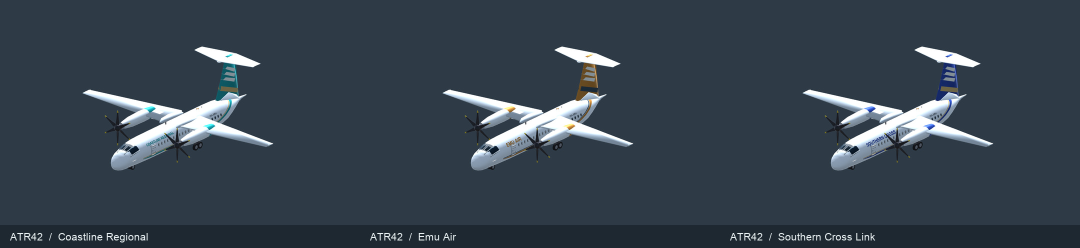
#> input picture docs/testing/aircraft-liveries-2026-09-28/ATR42.jpg, 2160 x 495 px, given in place of ATR42_side.png, which was not available (shown at 1/2 size)
$ python assemble-aircraft-identity-review.py ../docs/testing/aircraft-liveries-2026-09-28/ATR42.jpg out.png
#> lines starting #> are read from the running program, lines starting #| are printed output that depends on the picture; pictures that were not available may be replaced by others from this repository, and a replacement may not be noted
#!/usr/bin/env python3
"""Assemble four-view native aircraft renders; never synthesises a missing capture."""
import argparse
from pathlib import Path
from PIL import Image,ImageOps,ImageDraw,ImageFont
parser = argparse.ArgumentParser(description=__doc__)
parser.add_argument('input', type=Path)
parser.add_argument('output', type=Path)
args = parser.parse_args()
src, out = args.input, args.output
out.mkdir(parents=True, exist_ok=True)
font_path = next(p for p in ('/System/Library/Fonts/Supplemental/Arial Bold.ttf',
    '/usr/share/fonts/truetype/dejavu/DejaVuSans-Bold.ttf') if Path(p).exists())
font = ImageFont.truetype(font_path, 18)
ids=['ATR42','SF34','DH8D','E190','A223','A320','B738','B38M','A21N','A359','A339','B789','B78X','B412']
sheets={view:Image.new('RGB',(1200,7*400),'#EEF1EC') for view in ['side','opposite','front','overview']}
for i,cid in enumerate(ids):
 sheet=Image.new('RGB',(1200,800),'#EEF1EC')
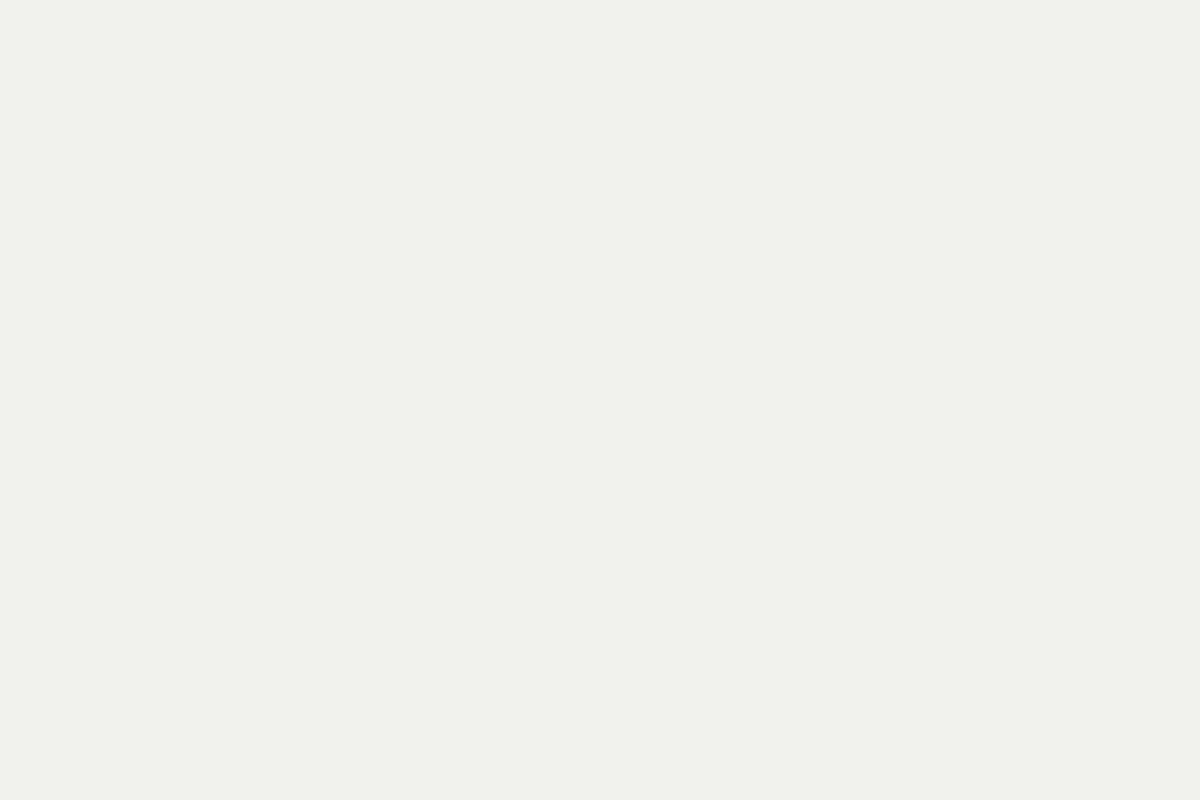
#> sheet: PIL image 1200x800 RGB; mean R, G, B 238, 241, 236
 for j,view in enumerate(['side','opposite','front','overview']):
  im=Image.open(src/f'{cid}_{view}.png');tile=ImageOps.contain(im,(600,375));x=(j%2)*600;y=(j//2)*400;sheet.paste(tile,(x,y));ImageDraw.Draw(sheet).text((x+12,y+377),cid+' · '+view,font=font,fill='#17242A')
#> further down, im is the input picture: PIL image 2160x495 RGB; mean R, G, B 54.7, 66.4, 77.9
#> after `tile = ImageOps.contain(im, (600, 375))`:
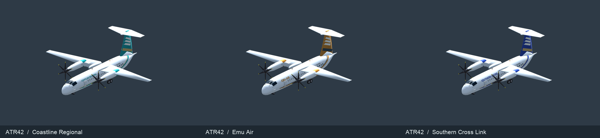
#> tile: PIL image 600x138 RGB; mean R, G, B 54.7, 66.4, 77.8
#> after `sheet.paste(tile, (x, y))`:
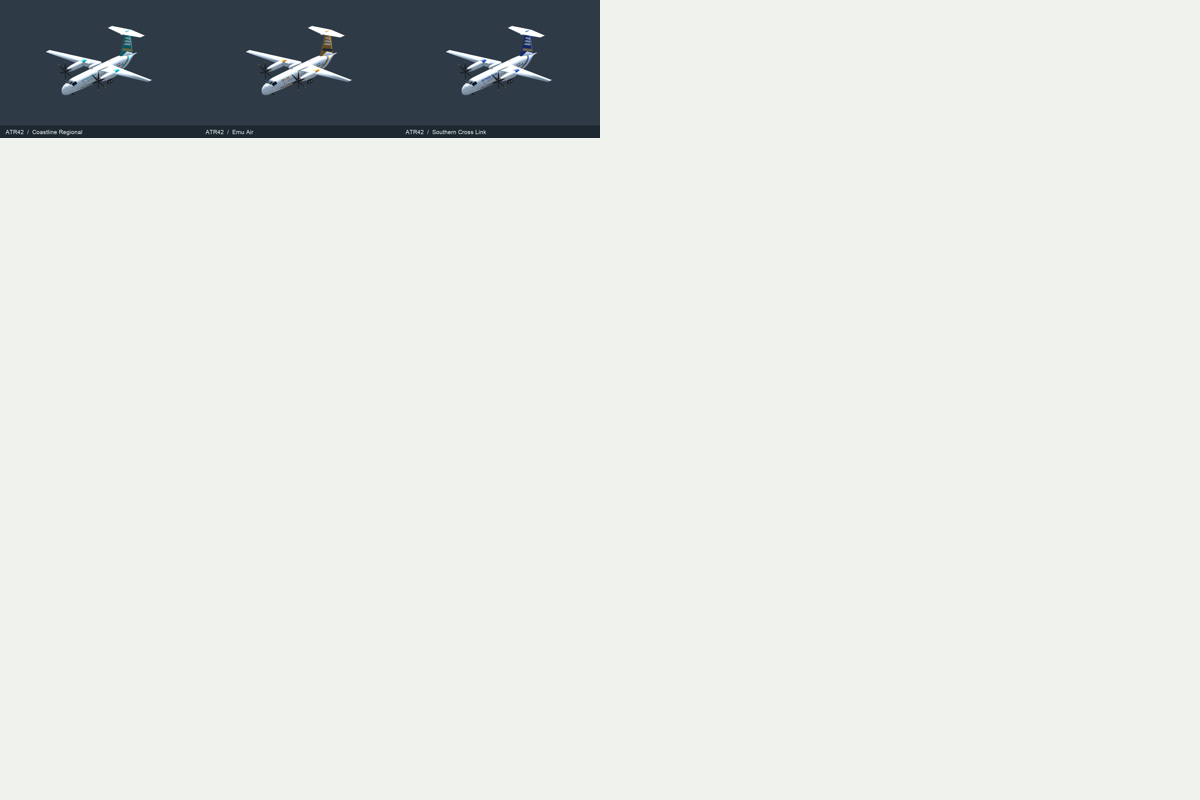
#> sheet: PIL image 1200x800 RGB; mean R, G, B 222.2, 225.9, 222.4
#> (the run stopped early here; a loop or call above may not have finished)

$ run again, on docs/testing/aircraft-liveries-2026-09-28/B738.jpg
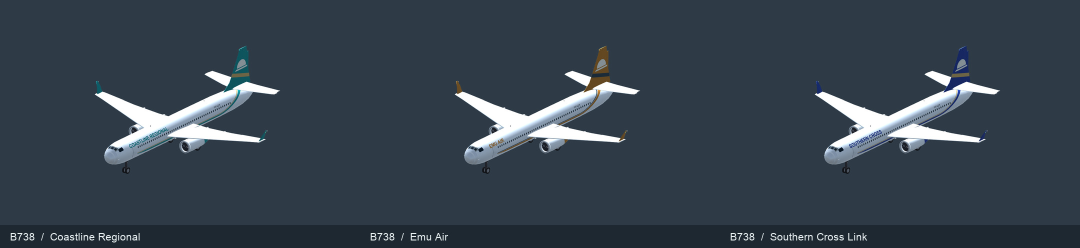
#> input picture docs/testing/aircraft-liveries-2026-09-28/B738.jpg, 2160 x 495 px, given in place of ATR42_side.png, which was not available (shown at 1/2 size)
#> im is the input picture: PIL image 2160x495 RGB; mean R, G, B 54.8, 66.4, 77.8
#> `tile = ImageOps.contain(im, (600, 375))`:
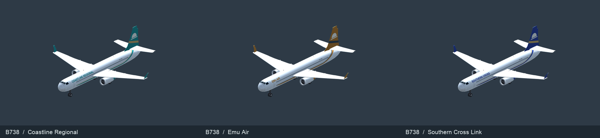
#> tile: PIL image 600x138 RGB; mean R, G, B 54.7, 66.3, 77.7
#> `sheet.paste(tile, (x, y))`:
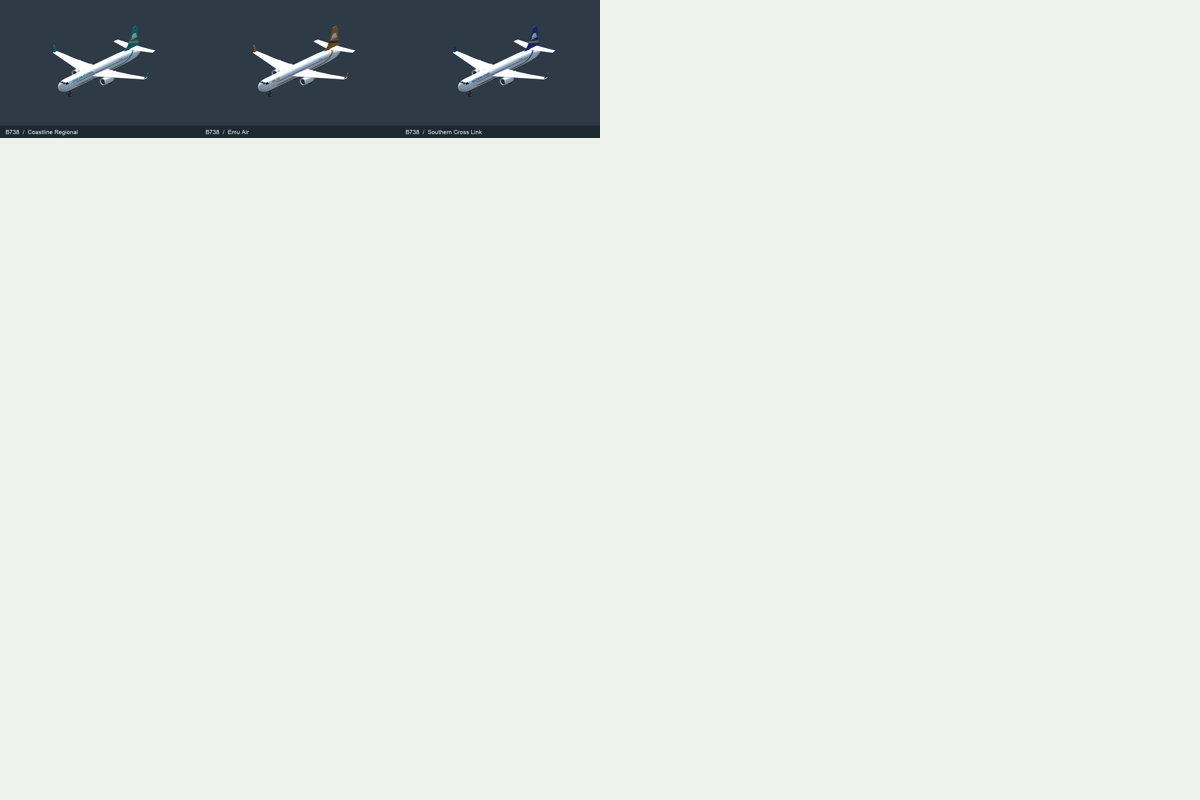
#> sheet: PIL image 1200x800 RGB; mean R, G, B 222.2, 225.9, 222.3
